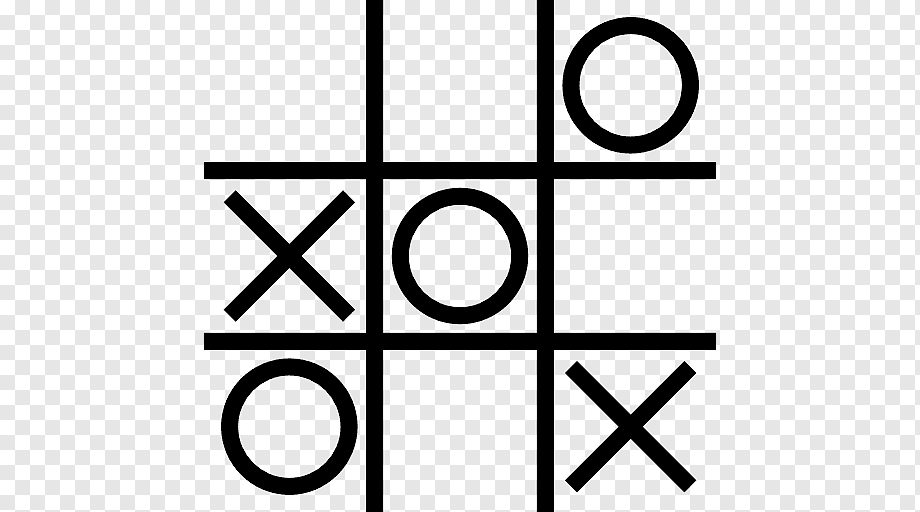
#> input picture input.png, 920 x 512 px
$ python main.py
#> lines starting #> are read from the running program, lines starting #| are printed output that depends on the picture
import matplotlib.pyplot as plt
import matplotlib.image as mpimg
import numpy as np

image = mpimg.imread('input.png')
#> image is the input picture: shape (512, 920, 4) float32; mean R, G, B, A 0.823, 0.823, 0.823, 1
plt.imshow(image)

thickness = 0


class Point:
    def __init__(self, x: int, y: int) -> None:
        self.x = x
        self.y = y


# Все пиксели = 0, полная непрозрачность
def is_black(rgb: tuple) -> bool:
    return rgb[0] == 0.0 and rgb[1] == 0.0 and rgb[2] == 0.0 and rgb[3] == 1.0


# Все элементы в котреже равны
def are_same(items: tuple) -> bool:
    return all(x == items[0] for x in items)


def find_vertical_lines(image: np.ndarray) -> tuple:
    global thickness
    first_start = None
    second_start = None
    x = 0
    y = 0
    while y < image.shape[0]:
        while x < image.shape[1]:
            if is_black(image[y, x]):
                if first_start is None:
                    first_start = Point(x, y)
                else:
                    second_start = Point(x, y)
                    y = image.shape[0]
                    break
                thickness = 0
                while is_black(image[y, x]):
                    x += 1
                    thickness += 1
            x += 1
        x = 0
        y += 1
#> after the loop, thickness = 17; y = 513

    first_end = None
    second_end = None
    y = image.shape[0] - 1
#> y = 511
    x = 0
    while y >= 0:
        while x < image.shape[1]:
            if is_black(image[y, x]):
                if first_end is None:
                    first_end = Point(x, y)
                else:
                    second_end = Point(x, y)
                    return (first_start, first_end), (second_start, second_end)
                while is_black(image[y, x]):
                    x += 1
            x += 1
        x = 0
        y -= 1
#> after the loop, y = 511


def find_horizontal_lines(image: np.ndarray) -> tuple:
    first_start = None
    second_start = None
    x = 0
    y = 0
    while x < image.shape[1]:
        while y < image.shape[0]:
            if is_black(image[y, x]):
                if first_start is None:
                    first_start = Point(x, y)
                else:
                    second_start = Point(x, y)
                    x = image.shape[1]
                    break
                while is_black(image[y, x]):
                    y += 1
            y += 1
        y = 0
        x += 1
#> after the loop, x = 921

    first_end = None
    second_end = None
    x = image.shape[1] - 1
#> x = 919
    y = 0
    while x >= 0:
        while y < image.shape[0]:
            if is_black(image[y, x]):
                if first_end is None:
                    first_end = Point(x, y)
                else:
                    second_end = Point(x, y)
                    return (first_start, first_end), (second_start, second_end)
                while is_black(image[y, x]):
                    y += 1
            y += 1
        y = 0
        x -= 1
#> after the loop, x = 715


def get_center(rectangle: tuple) -> tuple:
    return (rectangle[0].x + rectangle[1].x)//2, \
           (rectangle[0].y + rectangle[1].y)//2


# Пустой сектор
def is_empty(image: np.ndarray, rectangle: tuple) -> bool:
    x, _ = get_center(rectangle)
    for y in range(rectangle[0].y + 1, rectangle[1].y):
        if is_black(image[y, x]):
            return False
    return True


def is_circle(image: np.ndarray, rectangle: tuple) -> bool:
    x, y = get_center(rectangle)
#> x = 626; y = 89
    return not is_black(image[y, x])


def is_cross(image: np.ndarray, rectangle: tuple) -> bool:
    x, y = get_center(rectangle)
#> x = 293; y = 255
    return is_black(image[y, x])


def recognize_shape(image: np.ndarray, rectangle: tuple) -> str or None:
    if is_empty(image, rectangle):
        return ''
    if is_circle(image, rectangle):
        return 'O'
    if is_cross(image, rectangle):
        return 'X'
    return None  # undefined


vert_line1, vert_line2 = find_vertical_lines(image)
hor_line1, hor_line2 = find_horizontal_lines(image)

field = np.empty(shape=(3, 3), dtype=object)

# Прямоугольник (сектор) однозначно задается двумя диагональными точками
# Конструируем игровое поле
field[0, 0] = recognize_shape(image, (
    Point(vert_line1[0].x, vert_line1[0].y + thickness - 1),
    Point(hor_line1[0].x + thickness - 1, hor_line1[0].y)
))

field[0, 1] = recognize_shape(image, (
    Point(vert_line2[0].x, vert_line2[0].y + thickness - 1),
    Point(vert_line1[0].x + thickness - 1, hor_line1[0].y)
))

field[0, 2] = recognize_shape(image, (
    Point(hor_line1[1].x - thickness + 1, vert_line2[0].y + thickness - 1),
    Point(vert_line2[0].x + thickness - 1, hor_line1[0].y)
))

field[1, 0] = recognize_shape(image, (
    Point(vert_line1[0].x, hor_line1[0].y + thickness - 1),
    Point(hor_line2[0].x + thickness - 1, hor_line2[0].y)
))

field[1, 1] = recognize_shape(image, (
    Point(vert_line2[0].x, hor_line1[0].y + thickness - 1),
    Point(vert_line1[0].x + thickness, hor_line2[0].y)
))

field[1, 2] = recognize_shape(image, (
    Point(hor_line1[1].x - thickness + 1, hor_line1[1].y + thickness - 1),
    Point(vert_line2[0].x + thickness - 1, hor_line2[1].y)
))

field[2, 0] = recognize_shape(image, (
    Point(vert_line1[0].x, hor_line2[0].y + thickness - 1),
    Point(hor_line2[0].x + thickness - 1, vert_line1[1].y - thickness + 1)
))

field[2, 1] = recognize_shape(image, (
    Point(vert_line2[1].x, hor_line2[1].y + thickness - 1),
    Point(vert_line1[1].x + thickness - 1, vert_line1[1].y - thickness + 1)
))

field[2, 2] = recognize_shape(image, (
    Point(hor_line2[1].x - thickness + 1, hor_line2[1].y),
    Point(vert_line2[1].x + thickness - 1, vert_line2[1].y - thickness + 1)
))


# Ищем победителя
if are_same(field[0]):
    _, y = get_center((Point(hor_line1[1].x, vert_line2[0].y),
                       Point(vert_line2[0].x, hor_line1[0].y)))
    plt.plot([hor_line1[0].x, hor_line1[1].x], y)
elif are_same(field[1]):
    _, y = get_center((Point(hor_line1[1].x, hor_line1[1].y),
                       Point(vert_line2[0].x, hor_line2[1].y)))
    plt.plot([hor_line1[0].x, hor_line1[1].x], y)
elif are_same(field[2]):
    _, y = get_center((Point(hor_line2[1].x, hor_line2[1].y),
                       Point(vert_line2[1].x, vert_line2[1].y)))
    plt.plot([hor_line1[0].x, hor_line1[1].x], y)
elif are_same(field[:, 0]):
    x, _ = get_center((Point(vert_line1[0].x, vert_line1[0].y),
                       Point(hor_line1[0].x, hor_line1[0].y)))
    plt.plot([x, x], [vert_line1[0].y, vert_line1[1].y])
elif are_same(field[:, 1]):
    x, _ = get_center((Point(vert_line2[0].x, vert_line2[0].y),
                       Point(vert_line1[0].x, hor_line1[0].y)))
    plt.plot([x, x], [vert_line1[0].y, vert_line1[1].y])
elif are_same(field[:, 2]):
    x, _ = get_center((Point(hor_line1[1].x, vert_line1[0].y),
                       Point(vert_line2[0].x, hor_line1[0].y)))
    plt.plot([x, x], [vert_line1[0].y, vert_line1[1].y])
elif are_same((field[0, 0], field[1, 1], field[2, 2])):
    plt.plot([hor_line1[0].x, hor_line1[1].x],
             [vert_line1[0].y, vert_line1[1].y])
elif are_same((field[0, 2], field[1, 1], field[2, 0])):
    plt.plot([hor_line1[1].x, hor_line1[0].x],
             [vert_line1[0].y, vert_line1[1].y])
else:
    print('No winners')

plt.savefig("result.png")
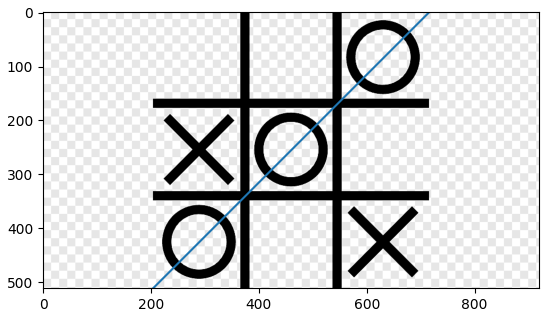
#> figure drawn by matplotlib, 1 panel

plt.show()
